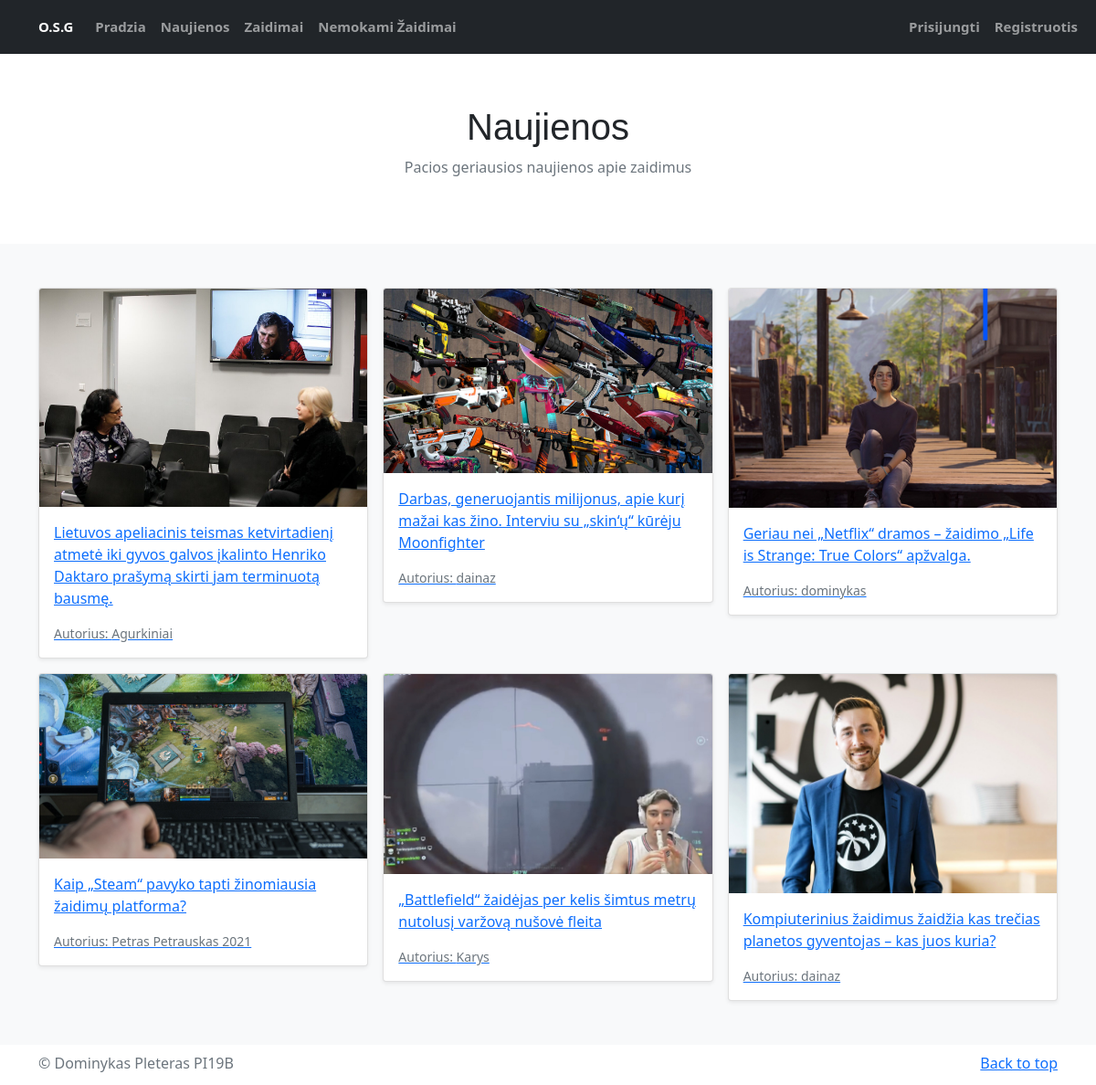
Before: /news/ with the older database file.
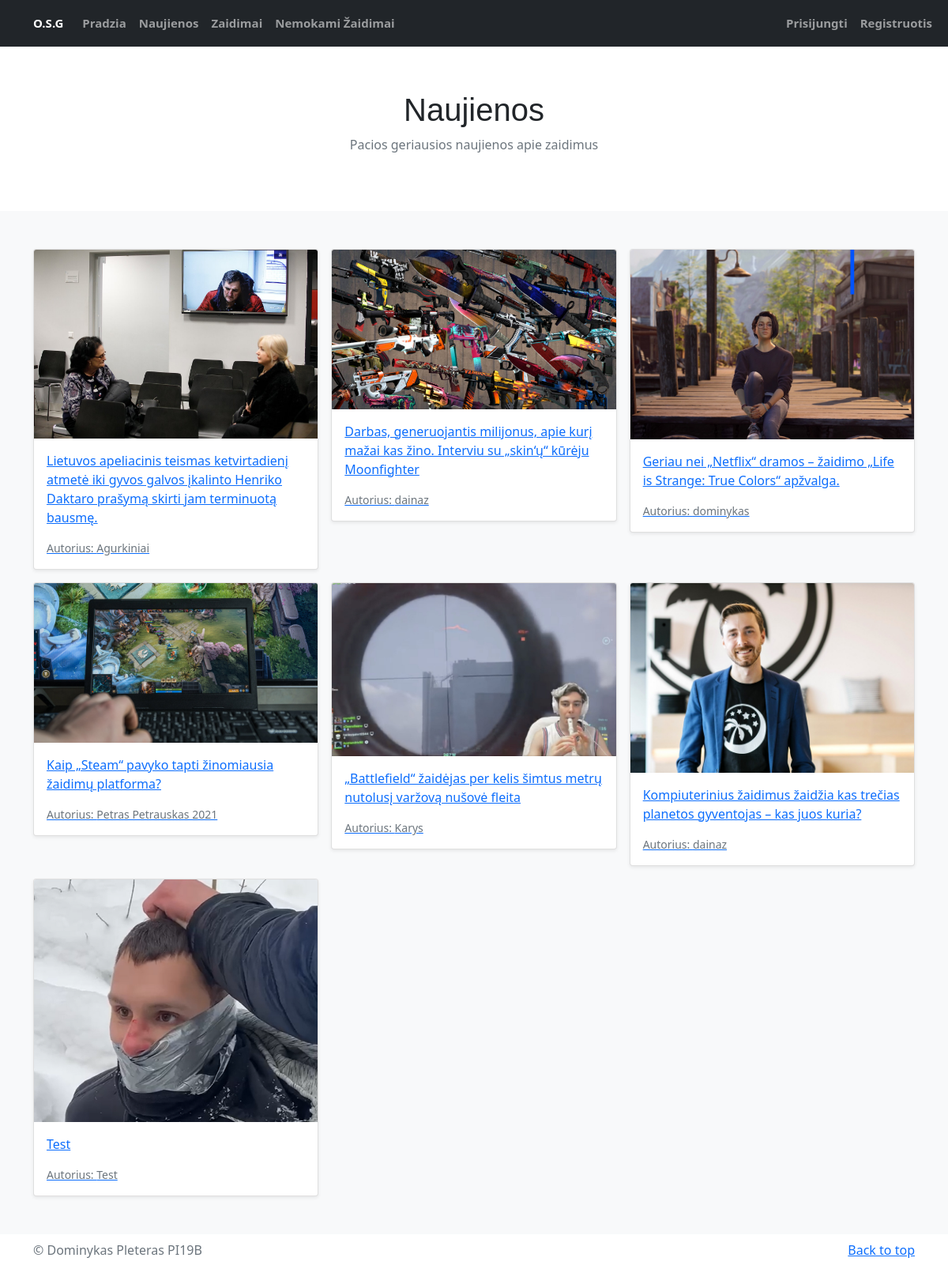
After: the same page with the newer database file.
### accounts/models.py (models this page shows, shortened)
class NewsClass(models.Model):
    headline=models.CharField(max_length=200,null=True)
    author=models.CharField(max_length=200,null=True)
    text=models.CharField(max_length=200,null=True)
    image = models.ImageField(null=True, blank=True)

### accounts/views.py (the view)
# urls.py: path('news/', views.news, name='news'),
def news(request):
    news= NewsClass.objects.all()
    return render(request,'accounts/news.html',{'news':news})

### accounts/templates/accounts/news.html (shortened to what this page needs)
{% extends 'accounts/main.html' %}
{% block content %}
{% load crispy_forms_tags%}
{% include 'accounts/navbar.html' %}
<main>
    <section class="py-2 text-center container">
        <div class="row py-lg-5">
            <div class="col-lg-6 col-md-8 mx-auto">
                <h1 class="fw-light">Naujienos</h1>
                <p class="text-muted">Pacios geriausios naujienos apie zaidimus</p>
            </div>
        </div>
    </section>
    <div class="album py-5 bg-light">
        <div class="container">
          <div class="row row-cols-1 row-cols-sm-2 row-cols-md-3 g-3">
            {% for i in news%}
            <a href={% url 'newsPage' i.id %}>
            <div class="col">
              <div class="card shadow-sm">
                <img class="card-img-top" src="{{i.image.url}}" alt="Card image cap">
                <div class="card-body">
                  <p class="card-text">{{i.headline}}</p>
                  <div class="d-flex justify-content-between align-items-center">
                    <small class="text-muted">Autorius: {{i.author}}</small>
                  </div>
                </div>
              </div>
            </div>
            {% endfor %}
          </div>
        </div>
    </div>
</main>
{% endblock %}

Changed rows visible on the page:
added NewsClass: image (picture), headline "Test", author "Test"
